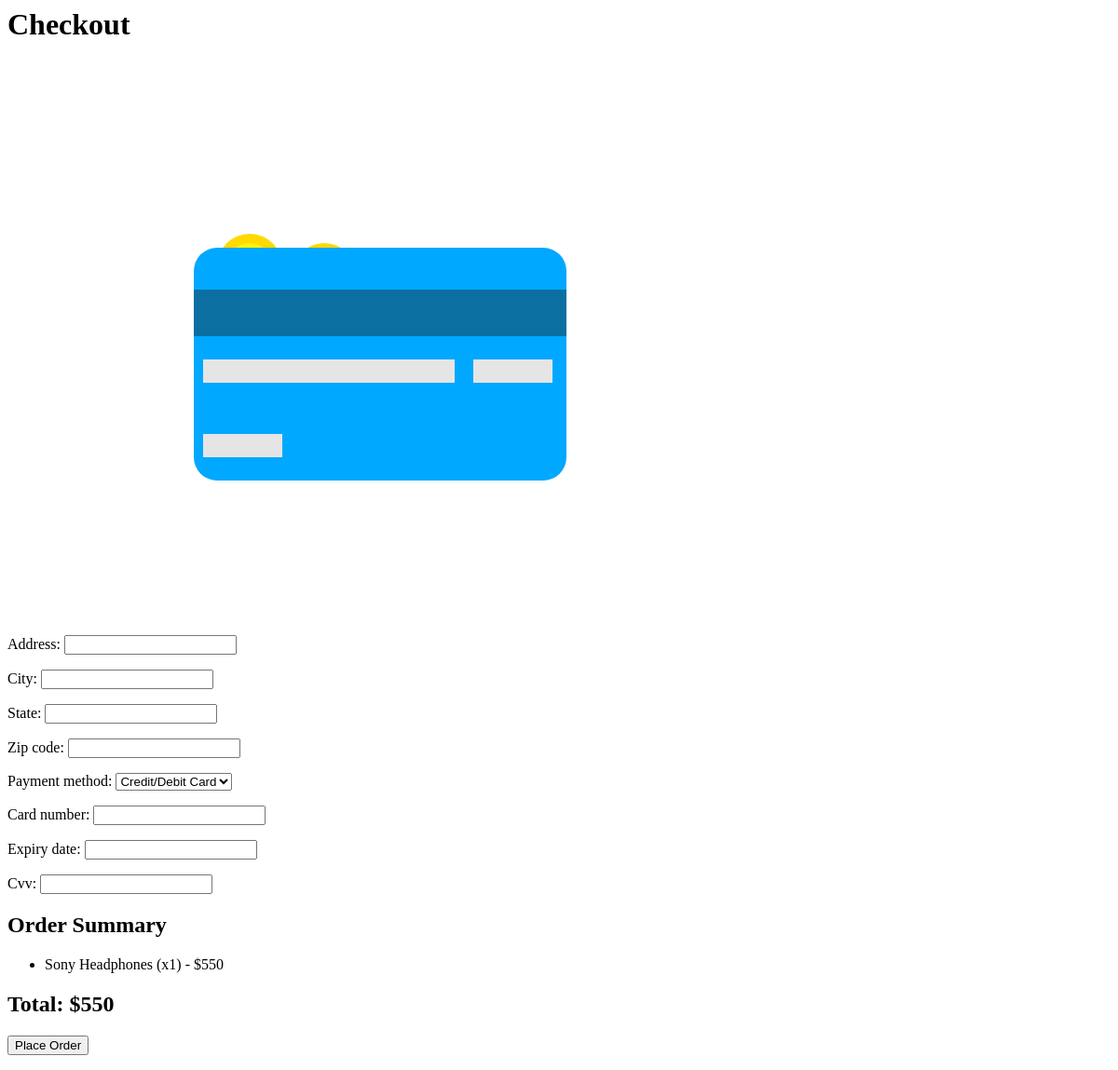
The app's page /checkout/ (signed in), older data.
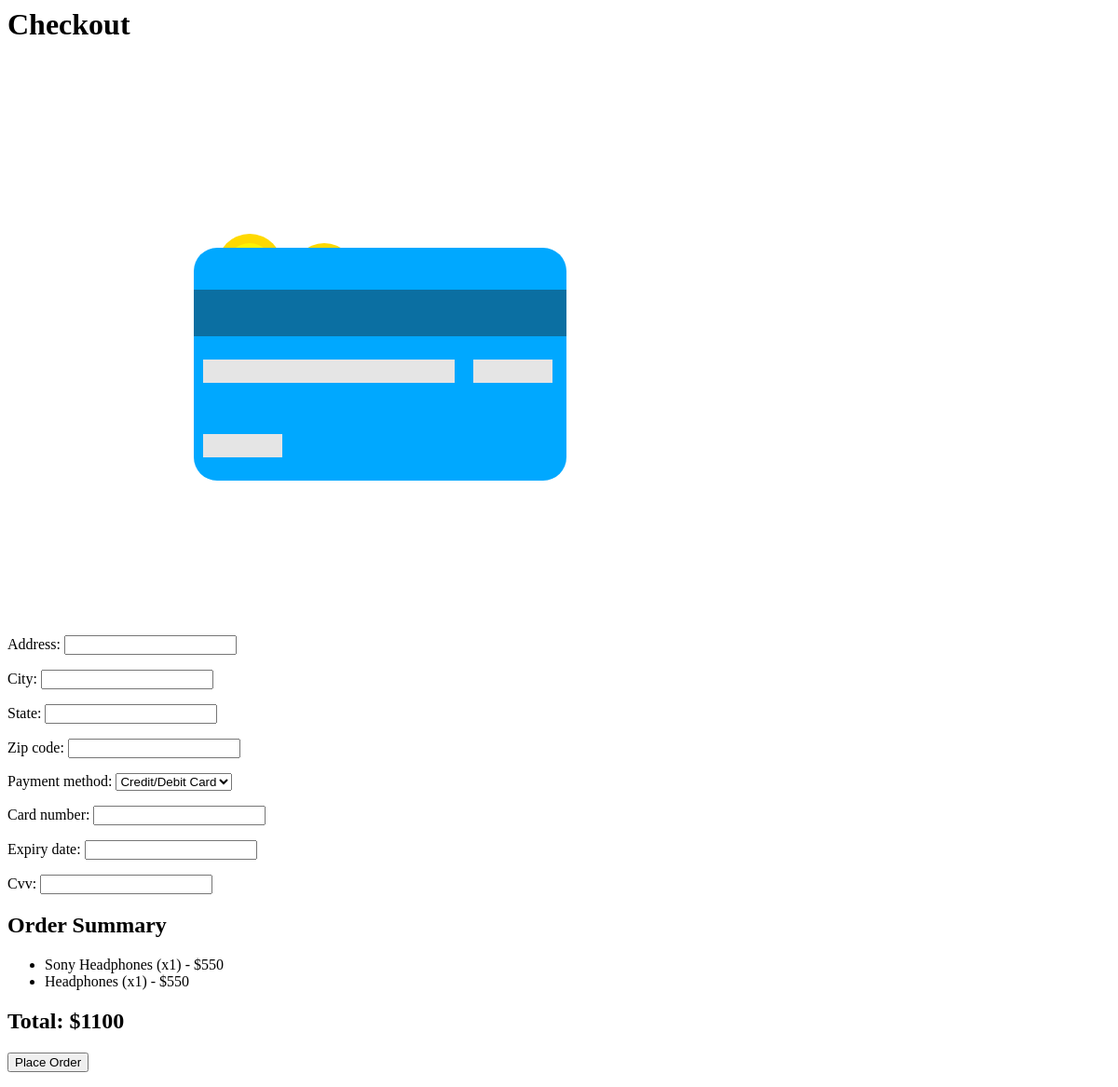
The same page, newer data.
### store/models/orders.py (models this page shows, shortened)
class OrderItem(models.Model):
    product = models.ForeignKey(Products, on_delete=models.SET_NULL, null=True)
    order = models.ForeignKey(Order, on_delete=models.SET_NULL, null=True)
    quantity = models.IntegerField(default=1, null=True, blank=True)
    date_added = models.DateTimeField(auto_now_add=True)
    @property
    def get_total(self):
        total = self.product.price * self.quantity
        return total

class Order(models.Model):
    customer = models.ForeignKey(Customer, on_delete=models.SET_NULL, null=True, blank=True)
    date_ordered = models.DateTimeField(auto_now_add=True)
    complete = models.BooleanField(default=False)
    transaction_id = models.CharField(max_length=100, null=True)
    @property
    def get_cart_total(self):
        orderitems = self.orderitem_set.all()
        total = sum([item.get_total for item in orderitems])
        return total

### store/models/products.py (models this page shows, shortened)
class Products(models.Model):
	name = models.CharField(max_length=60)
	price = models.IntegerField(default=0)
	category = models.ForeignKey(Category, on_delete=models.CASCADE, default=1)
	quantity = models.IntegerField(default=1)
	description = models.CharField(
								max_length=250, default='', blank=True, null=True)
	image = models.ImageField(upload_to='uploads/products/')

### store/views/order_views.py (the view)
# urls.py: path('checkout/', checkout, name='checkout'),
@login_required
def checkout(request):
    customer = request.user.customer
    order, created = Order.objects.get_or_create(customer=customer, complete=False)
    items = order.orderitem_set.all()
    if request.method == 'POST':
        form = CheckoutForm(request.POST)
        if form.is_valid():
            payment_method = form.cleaned_data.get('payment_method')
            if payment_method == 'card':
                card_number = form.cleaned_data.get('card_number')
                expiry_date = form.cleaned_data.get('expiry_date')
                cvv = form.cleaned_data.get('cvv')
            elif payment_method == 'paypal':
                pass
            order.address = form.cleaned_data.get('address')
            order.city = form.cleaned_data.get('city')
            order.state = form.cleaned_data.get('state')
            order.zip_code = form.cleaned_data.get('zip_code')
            order.complete = True
            order.save()
            items.delete()
            messages.success(request, 'Your order has been placed successfully!')
            return redirect('order_confirmation')
    else:
        form = CheckoutForm()
    context = {
        'items': items,
        'order': order,
        'form': form,
    }
    return render(request, 'store/checkout.html', context)

### store/forms.py
class CheckoutForm(forms.Form):
    address = forms.CharField(max_length=255, required=True)
    city = forms.CharField(max_length=100, required=True)
    state = forms.CharField(max_length=100, required=True)
    zip_code = forms.CharField(max_length=10, required=True)
    payment_method = forms.ChoiceField(choices=[('card', 'Credit/Debit Card'), ('paypal', 'PayPal')])
    card_number = forms.CharField(max_length=16, required=False)
    expiry_date = forms.CharField(max_length=5, required=False)
    cvv = forms.CharField(max_length=3, required=False)

### store/templates/store/checkout.html (shortened to what this page needs)
{% load static %}
<html lang="en">
<head>
		<link type="text/css" rel="stylesheet" href="{% static 'mycss/visacard.css' %}"/>
</head>
<body>
    <h1>Checkout</h1>
     <main>
    </main>
    <form method="post">
        {{ form.as_p }}
        <h2>Order Summary</h2>
        <ul>
            {% for item in items %}
            <li>{{ item.product.name }} (x{{ item.quantity }}) - ${{ item.get_total }}</li>
            {% endfor %}
        </ul>
        <h2>Total: ${{ order.get_cart_total }}</h2>
        <button type="submit">Place Order</button>
    </form>
</body>
</html>

Row changes from the older to the newer data that the page shows:
added OrderItem: product.name "Headphones", quantity "1", get_total "550"
computed for Order: get_cart_total "550" → "1100"
